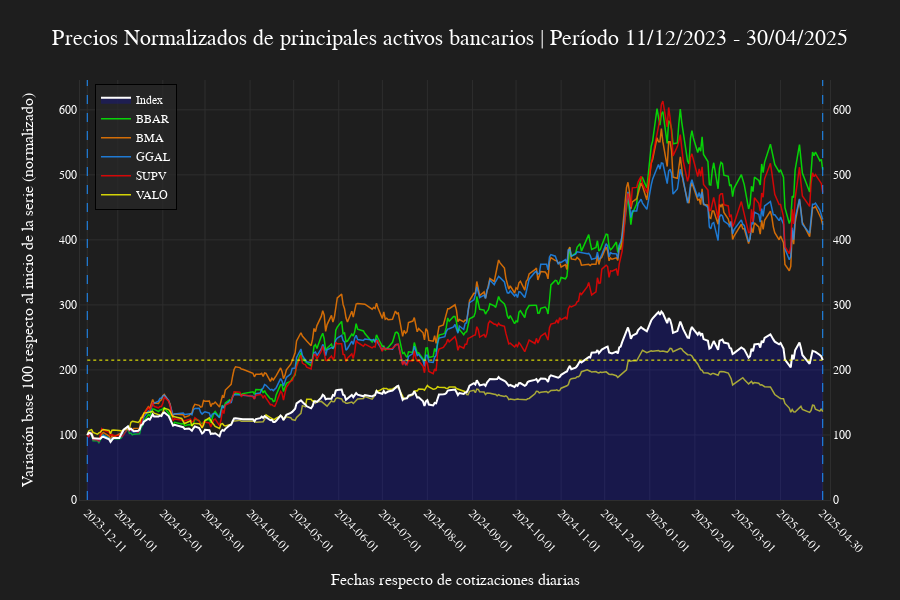

The code cell stored with this chart in its notebook:
### Markdown cell above
## 5.1 Plot normalizado

### Code cell
datos = prices_norm
fecha_inicio = datos.index[0]
fecha_fin = datos.index[-1]

periodo = f"{fecha_inicio.strftime('%d/%m/%Y')} - {fecha_fin.strftime('%d/%m/%Y')}"
graf_titulo = f'Precios Normalizados de principales activos bancarios | Período {periodo}'
eje_x_titulo = f'Fechas respecto de cotizaciones diarias'
eje_y_titulo = f'Variación base 100 respecto al inicio de la serie (normalizado)'

eje_x = datos.index
dias_total = (fecha_fin - fecha_inicio).days
dias_extra = int(dias_total * 0.01)  # 1% del rango
x_min_extendido = fecha_inicio - pd.Timedelta(days=dias_extra)
x_max_extendido = fecha_fin + pd.Timedelta(days=dias_extra)

tickvals = pd.date_range(start=fecha_inicio, end=fecha_fin, freq='MS').to_list()
if fecha_inicio not in tickvals: tickvals.insert(0, fecha_inicio)
if fecha_fin not in tickvals: tickvals.append(fecha_fin)

# Creamos linea vertical de inicio y fin    
linea_vertical = lambda fecha, color: dict(
	type="line", xref="x", yref="paper", x0=fecha, x1=fecha, y0=0, y1=1, line=dict(color=color, width=1.0, dash="dash"))

line_props = [
	{'y': datos[tickers[0]], 'color': get_color(7), 'width': 2, 'text_leg': f'{tickers[0]}'},
	{"y": datos[tickers[1]], 'color': get_color(0), 'width': 1.5, 'text_leg': f'{tickers[1]}'},
	{"y": datos[tickers[2]], 'color': get_color(1), 'width': 1.5, "text_leg": f'{tickers[2]}'},
	{"y": datos[tickers[3]], 'color': get_color(2), 'width': 1.5, "text_leg": f'{tickers[3]}'},
	{"y": datos[tickers[4]], 'color': get_color(3), 'width': 1.5, "text_leg": f'{tickers[4]}'},
	{"y": datos[tickers[5]], 'color': get_color(4), 'width': 1.5, "text_leg": f'{tickers[5]}'},
]

fig_activos_norm = go.Figure()

for i, prop in enumerate(line_props):
	fig_activos_norm.add_trace(go.Scatter(
		x=eje_x, y=prop['y'],
		mode='lines',
		line=dict(width=prop['width'], color=prop['color']), opacity=0.8,
		name=prop['text_leg'], showlegend=True,
		yaxis='y2' if i == 0 else 'y',
		fillcolor='rgba(0, 0, 255, 0.2)' if i == 0 else None, 
		fill='tozeroy' if i == 0 else None,))
	
	if i == 0:
		fig_activos_norm.add_shape(
			type="line", x0=min(eje_x), x1=max(eje_x), 
			y0=prop['y'].iloc[-1], y1=prop['y'].iloc[-1],
			line=dict(color=get_color(4), width=1, dash="dot"))

fig_activos_norm.add_shape(
	linea_vertical(fecha_inicio, get_color(2)))
fig_activos_norm.add_shape(
	linea_vertical(fecha_fin, get_color(2)))

fig_activos_norm.update_layout(
	width=900, height=600, margin=dict(l=80, r=70, t=80, b=100),
	title=dict(text=graf_titulo, x=0.5, y=0.95),
	xaxis=dict(
		title=dict(text=eje_x_titulo, standoff=20), type='date', tickvals=tickvals, tickformat='%Y-%m-%d', tickangle=45, range=[x_min_extendido, x_max_extendido],# dtick='M1',
	),
	yaxis=dict(
		title=dict(text=eje_y_titulo, standoff=20),	type='linear', side='left'),
	yaxis2=dict(
		overlaying='y', side='right', showgrid=False, showticklabels=True, matches='y'),
	legend=dict(bordercolor="black", borderwidth=1, x=0.02, y=0.99, xanchor="left", yanchor="top"),
)

set_bloomberg_dark(fig_activos_norm)
fig_activos_norm.show()

### Figure 1 — Plotly figure (JSON) as saved in the notebook; plotly's stock layout.template omitted (floating-point values rounded to 4 significant figures; data arrays with more than 128 entries replaced by an {"elided": "..."} marker saying what was removed)
{"data": [{"fill": "tozeroy", "fillcolor": "rgba(0, 0, 255, 0.2)", "line": {"color": "#FFFFFF", "width": 2}, "mode": "lines", "name": "Index", "opacity": 0.8, "showlegend": true, "type": "scatter", "x": {"elided": "339 str values"}, "y": {"elided": "339 float values"}, "yaxis": "y2"}, {"line": {"color": "#00FF00", "width": 1.5}, "mode": "lines", "name": "BBAR", "opacity": 0.8, "showlegend": true, "type": "scatter", "x": {"elided": "339 str values"}, "y": {"elided": "339 float values"}, "yaxis": "y"}, {"line": {"color": "#FF8000", "width": 1.5}, "mode": "lines", "name": "BMA", "opacity": 0.8, "showlegend": true, "type": "scatter", "x": {"elided": "339 str values"}, "y": {"elided": "339 float values"}, "yaxis": "y"}, {"line": {"color": "#1E90FF", "width": 1.5}, "mode": "lines", "name": "GGAL", "opacity": 0.8, "showlegend": true, "type": "scatter", "x": {"elided": "339 str values"}, "y": {"elided": "339 float values"}, "yaxis": "y"}, {"line": {"color": "#FF0000", "width": 1.5}, "mode": "lines", "name": "SUPV", "opacity": 0.8, "showlegend": true, "type": "scatter", "x": {"elided": "339 str values"}, "y": {"elided": "339 float values"}, "yaxis": "y"}, {"line": {"color": "#FFFF00", "width": 1.5}, "mode": "lines", "name": "VALO", "opacity": 0.8, "showlegend": true, "type": "scatter", "x": {"elided": "339 str values"}, "y": {"elided": "339 float values"}, "yaxis": "y"}], "layout": {"height": 600, "legend": {"bordercolor": "black", "borderwidth": 1, "x": 0.02, "xanchor": "left", "y": 0.99, "yanchor": "top"}, "margin": {"b": 100, "l": 80, "r": 70, "t": 80}, "shapes": [{"line": {"color": "#FFFF00", "dash": "dot", "width": 1}, "type": "line", "x0": "2023-12-11T00:00:00", "x1": "2025-04-30T00:00:00", "y0": 215.1, "y1": 215.1}, {"line": {"color": "#1E90FF", "dash": "dash", "width": 1}, "type": "line", "x0": "2023-12-11T00:00:00", "x1": "2023-12-11T00:00:00", "xref": "x", "y0": 0, "y1": 1, "yref": "paper"}, {"line": {"color": "#1E90FF", "dash": "dash", "width": 1}, "type": "line", "x0": "2025-04-30T00:00:00", "x1": "2025-04-30T00:00:00", "xref": "x", "y0": 0, "y1": 1, "yref": "paper"}], "title": {"text": "Precios Normalizados de principales activos bancarios | Período 11/12/2023 - 30/04/2025", "x": 0.5, "y": 0.95}, "width": 900, "xaxis": {"range": ["2023-12-06T00:00:00", "2025-05-05T00:00:00"], "tickangle": 45, "tickformat": "%Y-%m-%d", "tickvals": ["2023-12-11T00:00:00", "2024-01-01T00:00:00", "2024-02-01T00:00:00", "2024-03-01T00:00:00", "2024-04-01T00:00:00", "2024-05-01T00:00:00", "2024-06-01T00:00:00", "2024-07-01T00:00:00", "2024-08-01T00:00:00", "2024-09-01T00:00:00", "2024-10-01T00:00:00", "2024-11-01T00:00:00", "2024-12-01T00:00:00", "2025-01-01T00:00:00", "2025-02-01T00:00:00", "2025-03-01T00:00:00", "2025-04-01T00:00:00", "2025-04-30T00:00:00"], "title": {"standoff": 20, "text": "Fechas respecto de cotizaciones diarias"}, "type": "date"}, "yaxis": {"side": "left", "title": {"standoff": 20, "text": "Variación base 100 respecto al inicio de la serie (normalizado)"}, "type": "linear"}, "yaxis2": {"matches": "y", "overlaying": "y", "showgrid": false, "showticklabels": true, "side": "right"}}}
